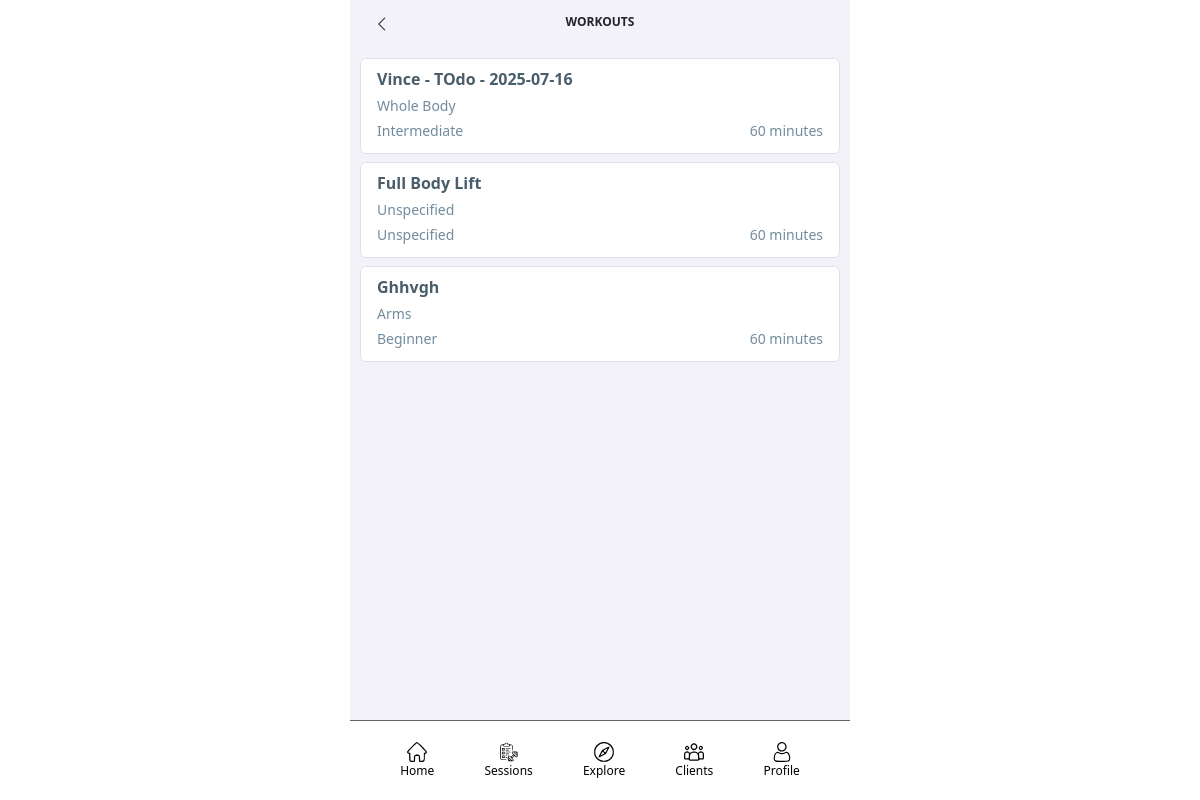
The app's page /fitnessApp/workouts (signed in), older data.
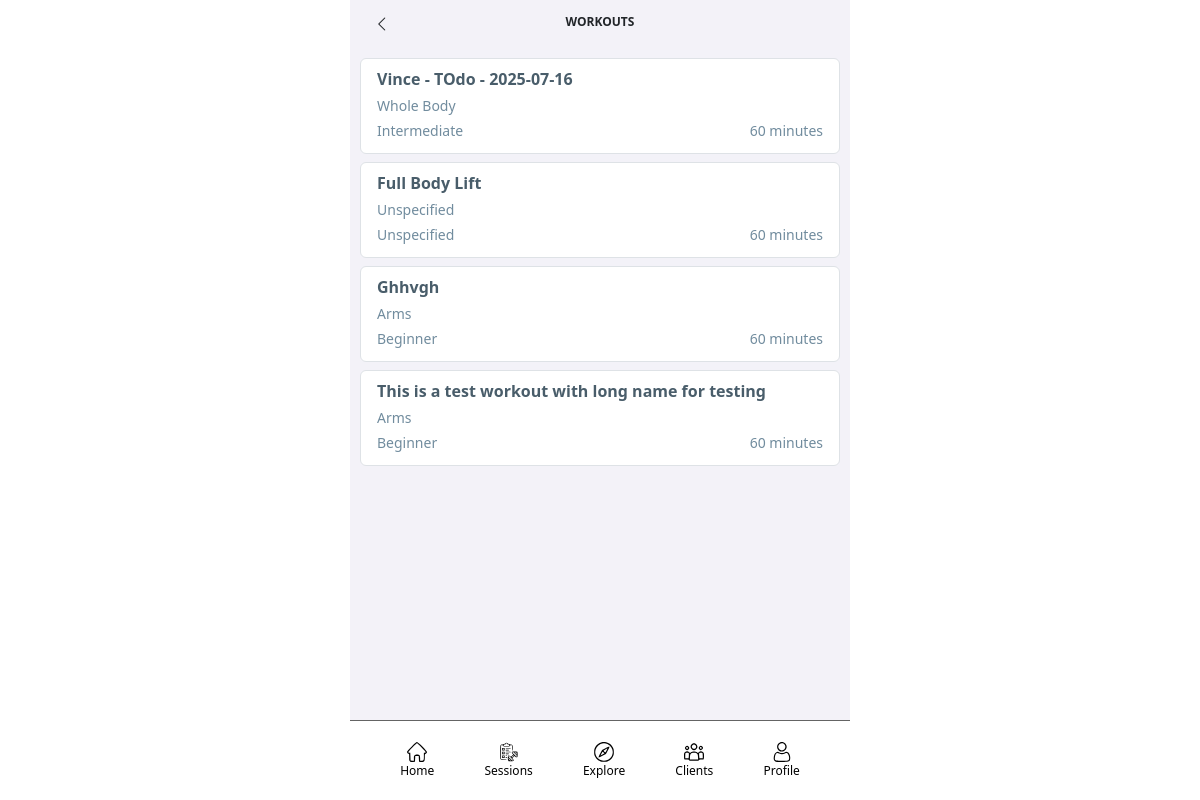
The same page, newer data.
### fitnessApp/models/workout_models.py (models this page shows, shortened)
class Workout(models.Model):
    name = models.CharField(max_length=200)
    description = models.CharField(max_length=500, blank=True)
    duration = models.IntegerField(default = 60)
    difficulty_level = models.CharField(max_length=20, choices=DIFFICULTY_LEVEL_CHOICES, default="UNSPECIFIED")
    target = models.CharField(max_length=20, choices=TARGET_CHOICES, default="UNSPECIFIED")
    public_flag = models.BooleanField(default=False)
    personalized_flag = models.BooleanField(default=False)
    video_id = models.CharField(max_length=50, blank=True)
    creator = models.ForeignKey(FitnessAppPerson, on_delete=models.SET_NULL, null=True)

### fitnessApp/views/workout_views.py (the view)
# urls.py: path("workouts", WorkoutListView.as_view(), name="workouts"),
class WorkoutListView(ListView):
    model = Workout
    template_name = "workout_list.html"
    paginate_by = 50
    def get_queryset(self):
        queryset = super().get_queryset()
        if (self.request.user.is_anonymous):
            queryset = queryset.filter(Q(public_flag="True"))
        else:
            queryset = queryset.filter((Q(creator=self.request.user.person) | Q(public_flag="True")) & Q(personalized_flag="False"))
        return queryset

### fitnessApp/templates/workout_list.html
{% extends "base/base.html" %}
{% block title %}Workouts{% endblock %}
{% block header-left-link %}{% url 'explore' %}{% endblock %}
{% block header-left-icon %}<i class="bi bi-chevron-left"></i>{% endblock %}
{% block content %}
<div>
    {% for item in object_list %}
    <ul class="list-group mb-2">
        <li class="list-group-item">
            <a class="fitnessapp-profile-item" href="{% url 'workout-detail' item.id %}">
                <div class="row mb-1">
                    <div class="col text-start">
                        <span class="fitnessapp-text-color-header"><b>{{ item.name }}</b></span>
                    </div>
                </div>
                <div class="row mb-1">
                    <div class="col text-start">
                        <span class="fitnessapp-text-color-content"><small>{{ item.get_target_display }}</small></span>
                    </div>
                </div>
                <div class="row mb-1">
                    <div class="col-6 text-start">
                        <span class="fitnessapp-text-color-content"><small>{{ item.get_difficulty_level_display }}</small></span>
                    </div>
                    <div class="col-6 text-end">
                        <span class="fitnessapp-text-color-content"><small>{{ item.duration }} minutes</small></span>
                    </div>
                </div>
            </a>
        </li>
    </ul>
    {% empty %}
    No workouts yet.
    {% endfor %}
</div>
{% endblock %}

Row changes from the older to the newer data that the page shows:
added Workout: name "This is a test workout with long name for testing", target "Arms", difficulty_level "Beginner", duration "60"
